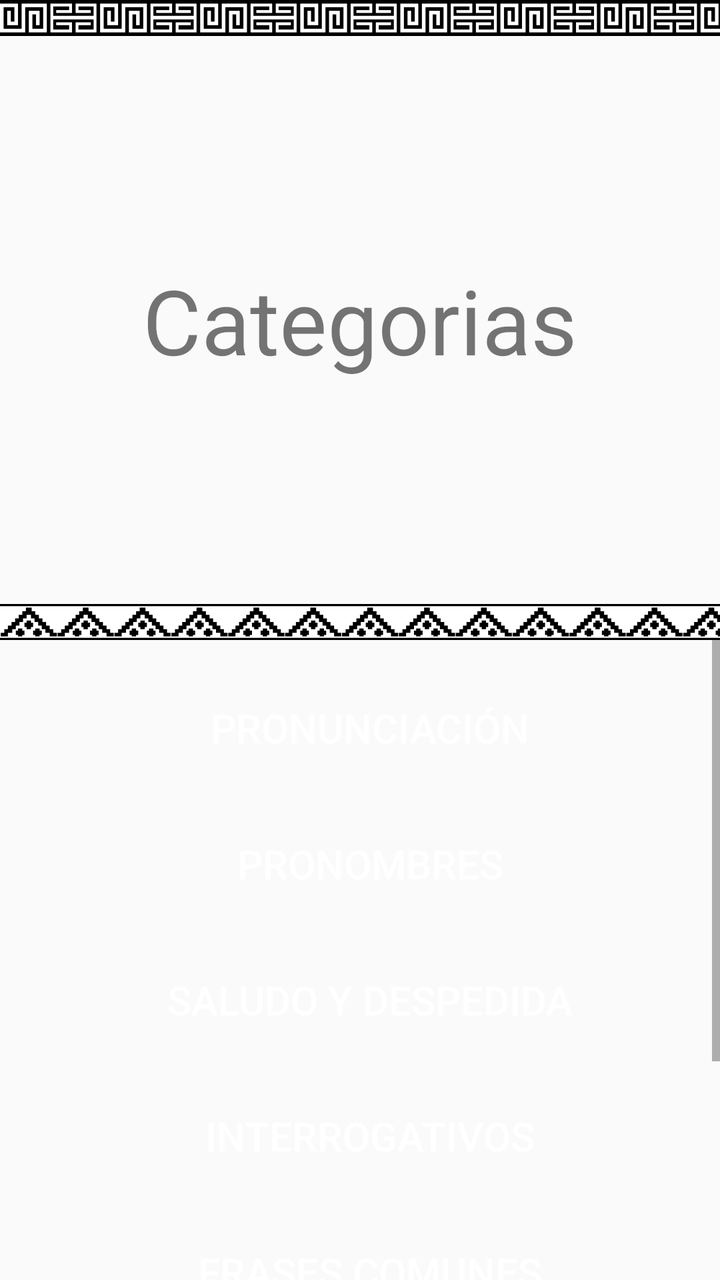
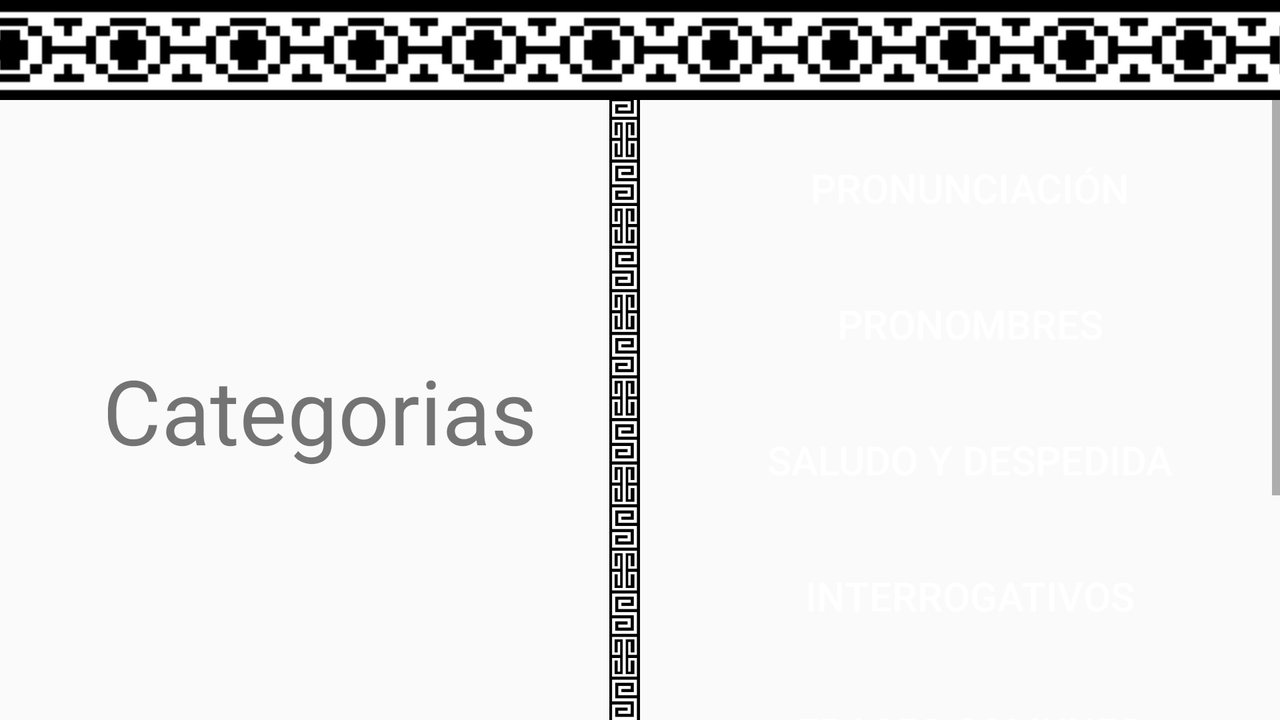

First picture: res/layout/ on a phone held upright. Second picture: the repository's own variant of that layout, on a device whose configuration matches the variant's folder. Source for both follows.
<!-- AndroidManifest.xml: application theme AppTheme -->
<!-- res/layout/activity_categorias.xml -->
<?xml version="1.0" encoding="utf-8"?>
<LinearLayout
    xmlns:android="http://schemas.android.com/apk/res/android"
    xmlns:app="http://schemas.android.com/apk/res-auto"
    xmlns:tools="http://schemas.android.com/tools"
    android:layout_width="match_parent"
    android:layout_height="match_parent"
    android:orientation="vertical"
    tools:context=".CategoriasActivity">

    <FrameLayout
        android:layout_width="match_parent"
        android:layout_height="match_parent"
        android:orientation="vertical"
        android:layout_weight="1">

        <ImageView
            android:id="@+id/imageView"
            android:layout_width="wrap_content"
            android:layout_height="wrap_content"
            android:layout_gravity="center_horizontal|top"
            android:contentDescription="@string/img_banner_top"
            android:scaleType="fitStart"
            android:src="@mipmap/banner" />

        <TextView
            android:layout_width="wrap_content"
            android:layout_height="wrap_content"
            android:text="@string/titulo_act_categorias"
            android:id="@+id/tv_tituloCategorias"
            android:textSize="@dimen/tamano_titulo"
            android:layout_gravity="center_horizontal|center" />

        <ImageView
            android:id="@+id/imageView2"
            android:layout_width="wrap_content"
            android:layout_height="wrap_content"
            android:layout_gravity="center_horizontal|bottom"
            android:contentDescription="@string/img_banner_bottom"
            android:scaleType="fitEnd"
            android:src="@mipmap/banner_inferior" />

    </FrameLayout>

    <ScrollView
        android:layout_width="match_parent"
        android:layout_height="match_parent"
        android:fillViewport="true"
        android:layout_weight="1">

        <LinearLayout
            android:layout_width="match_parent"
            android:layout_height="wrap_content"
            android:orientation="vertical">


            <Button
                android:id="@+id/btn_pronunciacion"
                android:layout_width="wrap_content"
                android:layout_height="wrap_content"
                android:layout_marginStart="@dimen/margen_izq_boton"
                android:layout_marginTop="@dimen/margen_sup_boton"
                android:width="@dimen/ancho_boton_categorias"
                android:background="@drawable/redondear_boton_categorias"
                android:onClick="ejecutarBotonesCategorias"
                android:tag="1"
                android:text="@string/btn_promun"
                android:textColor="@color/ColorTextoBoton"
                android:textSize="@dimen/tamano_texto_boton" />

            <Button
                android:id="@+id/btn_pronombres"
                android:layout_width="wrap_content"
                android:layout_height="wrap_content"
                android:layout_marginStart="@dimen/margen_izq_boton"
                android:layout_marginTop="@dimen/margen_sup_boton"
                android:width="@dimen/ancho_boton_categorias"
                android:background="@drawable/redondear_boton_categorias"
                android:onClick="ejecutarBotonesCategorias"
                android:tag="2"
                android:text="@string/btn_pronom"
                android:textColor="@color/ColorTextoBoton"
                android:textSize="@dimen/tamano_texto_boton" />


            <Button
                android:id="@+id/btn_saludos"
                android:layout_width="wrap_content"
                android:layout_height="wrap_content"
                android:layout_marginStart="@dimen/margen_izq_boton"
                android:layout_marginTop="@dimen/margen_sup_boton"
                android:width="@dimen/ancho_boton_categorias"
                android:background="@drawable/redondear_boton_categorias"
                android:onClick="ejecutarBotonesCategorias"
                android:tag="3"
                android:text="@string/btn_saldesp"
                android:textColor="@color/ColorTextoBoton"
                android:textSize="@dimen/tamano_texto_boton" />


            <Button
                android:id="@+id/btn_interrogativos"
                android:layout_width="wrap_content"
                android:layout_height="wrap_content"
                android:layout_marginStart="@dimen/margen_izq_boton"
                android:layout_marginTop="@dimen/margen_sup_boton"
                android:width="@dimen/ancho_boton_categorias"
                android:background="@drawable/redondear_boton_categorias"
                android:onClick="ejecutarBotonesCategorias"
                android:tag="4"
                android:text="@string/btn_interrog"
                android:textColor="@color/ColorTextoBoton"
                android:textSize="@dimen/tamano_texto_boton" />


            <Button
                android:id="@+id/btn_frases"
                android:layout_width="wrap_content"
                android:layout_height="wrap_content"
                android:layout_marginStart="@dimen/margen_izq_boton"
                android:layout_marginTop="@dimen/margen_sup_boton"
                android:width="@dimen/ancho_boton_categorias"
                android:background="@drawable/redondear_boton_categorias"
                android:onClick="ejecutarBotonesCategorias"
                android:tag="5"
                android:text="@string/btn_conectores"
                android:textColor="@color/ColorTextoBoton"
                android:textSize="@dimen/tamano_texto_boton" />


            <Button
                android:id="@+id/btn_numeros"
                android:layout_width="wrap_content"
                android:layout_height="wrap_content"
                android:layout_marginStart="@dimen/margen_izq_boton"
                android:layout_marginTop="@dimen/margen_sup_boton"
                android:width="@dimen/ancho_boton_categorias"
                android:background="@drawable/redondear_boton_categorias"
                android:onClick="ejecutarBotonesCategorias"
                android:tag="6"
                android:text="@string/btn_numeros"
                android:textColor="@color/ColorTextoBoton"
                android:textSize="@dimen/tamano_texto_boton" />


            <Button
                android:id="@+id/btn_calendario"
                android:layout_width="wrap_content"
                android:layout_height="wrap_content"
                android:layout_marginStart="@dimen/margen_izq_boton"
                android:layout_marginTop="@dimen/margen_sup_boton"
                android:layout_marginBottom="@dimen/margen_inf_boton"
                android:width="@dimen/ancho_boton_categorias"
                android:background="@drawable/redondear_boton_categorias"
                android:onClick="ejecutarBotonesCategorias"
                android:tag="7"
                android:text="@string/btn_calendario"
                android:textColor="@color/ColorTextoBoton"
                android:textSize="@dimen/tamano_texto_boton" />

        </LinearLayout>

    </ScrollView>


</LinearLayout>
<!-- resources referenced by this layout -->
<resources>
  <color name="ColorTextoBoton">#ffffff</color>
  <dimen name="ancho_boton_categorias">350dp</dimen>
  <dimen name="margen_inf_boton">10dp</dimen>
  <dimen name="margen_izq_boton">10dp</dimen>
  <dimen name="margen_sup_boton">20dp</dimen>
  <dimen name="tamano_texto_boton">20sp</dimen>
  <dimen name="tamano_titulo">45sp</dimen>
  <!-- mipmap banner: png bitmap (mipmap, 1204 bytes) -->
  <!-- mipmap banner_inferior: png bitmap (mipmap, 5669 bytes) -->
  <string name="btn_calendario">Calendario</string>
  <string name="btn_conectores">Frases comunes</string>
  <string name="btn_interrog">Interrogativos</string>
  <string name="btn_numeros">Números</string>
  <string name="btn_promun">Pronunciación</string>
  <string name="btn_pronom">Pronombres</string>
  <string name="btn_saldesp">Saludo y despedida</string>
  <string name="img_banner_bottom">imagenBannerBottom</string>
  <string name="img_banner_top">imagenBannerTop</string>
  <string name="titulo_act_categorias">Categorias</string>
  <style name="AppTheme" parent="Theme.AppCompat.Light.DarkActionBar">
          
          <item name="colorPrimary">@color/colorPrimary</item>
          <item name="colorPrimaryDark">@color/colorPrimaryDark</item>
          <item name="colorAccent">@color/colorAccent</item>
      </style>
  <color name="colorPrimary">#4CAF50</color>
  <color name="colorPrimaryDark">#388E3C</color>
  <color name="colorAccent">#FF5252</color>
</resources>
<!-- res/layout-land/activity_categorias.xml (the repository's variant of the layout above) -->
<!-- drawn on the phone turned sideways -->
<?xml version="1.0" encoding="utf-8"?>
<LinearLayout
    xmlns:android="http://schemas.android.com/apk/res/android"
    xmlns:app="http://schemas.android.com/apk/res-auto"
    xmlns:tools="http://schemas.android.com/tools"
    android:layout_width="match_parent"
    android:layout_height="match_parent"
    android:orientation="vertical"
    tools:context=".CategoriasActivity">

    <ImageView
        android:id="@+id/imageView"
        android:layout_width="wrap_content"
        android:layout_height="wrap_content"
        android:contentDescription="@string/img_banner_top"
        android:scaleType="centerCrop"
        android:src="@mipmap/banner_land" />


    <LinearLayout
        android:layout_width="match_parent"
        android:layout_height="match_parent"
        android:baselineAligned="false"
        android:orientation="horizontal">


        <FrameLayout
            android:layout_width="match_parent"
            android:layout_height="match_parent"
            android:orientation="vertical"
            android:layout_weight="1">

            <TextView
                android:layout_width="wrap_content"
                android:layout_height="wrap_content"
                android:text="@string/titulo_act_categorias"
                android:id="@+id/tv_tituloCategorias"
                android:textSize="@dimen/tamano_titulo"
                android:layout_gravity="center_horizontal|center" />

            <ImageView
                android:id="@+id/imageView2"
                android:layout_width="wrap_content"
                android:layout_height="wrap_content"
                android:layout_gravity="end|center_vertical"
                android:contentDescription="@string/img_center_banner"
                android:scaleType="fitEnd"
                android:src="@mipmap/banner_lat_land" />

        </FrameLayout>







    <ScrollView
        android:layout_width="match_parent"
        android:layout_height="match_parent"
        android:fillViewport="true"
        android:layout_weight="1">

        <LinearLayout
            android:layout_width="match_parent"
            android:layout_height="wrap_content"
            android:orientation="vertical">


            <Button
                android:id="@+id/btn_pronunciacion"
                android:layout_width="wrap_content"
                android:layout_height="wrap_content"
                android:layout_marginStart="@dimen/margen_izq_boton"
                android:layout_marginTop="@dimen/margen_sup_boton"
                android:width="@dimen/ancho_boton_categorias"
                android:background="@drawable/redondear_boton_categorias"
                android:onClick="ejecutarBotonesCategorias"
                android:tag="1"
                android:text="@string/btn_promun"
                android:textColor="@color/ColorTextoBoton"
                android:textSize="@dimen/tamano_texto_boton" />

            <Button
                android:id="@+id/btn_pronombres"
                android:layout_width="wrap_content"
                android:layout_height="wrap_content"
                android:layout_marginStart="@dimen/margen_izq_boton"
                android:layout_marginTop="@dimen/margen_sup_boton"
                android:width="@dimen/ancho_boton_categorias"
                android:background="@drawable/redondear_boton_categorias"
                android:onClick="ejecutarBotonesCategorias"
                android:tag="2"
                android:text="@string/btn_pronom"
                android:textColor="@color/ColorTextoBoton"
                android:textSize="@dimen/tamano_texto_boton" />


            <Button
                android:id="@+id/btn_saludos"
                android:layout_width="wrap_content"
                android:layout_height="wrap_content"
                android:layout_marginStart="@dimen/margen_izq_boton"
                android:layout_marginTop="@dimen/margen_sup_boton"
                android:width="@dimen/ancho_boton_categorias"
                android:background="@drawable/redondear_boton_categorias"
                android:onClick="ejecutarBotonesCategorias"
                android:tag="3"
                android:text="@string/btn_saldesp"
                android:textColor="@color/ColorTextoBoton"
                android:textSize="@dimen/tamano_texto_boton" />


            <Button
                android:id="@+id/btn_interrogativos"
                android:layout_width="wrap_content"
                android:layout_height="wrap_content"
                android:layout_marginStart="@dimen/margen_izq_boton"
                android:layout_marginTop="@dimen/margen_sup_boton"
                android:width="@dimen/ancho_boton_categorias"
                android:background="@drawable/redondear_boton_categorias"
                android:onClick="ejecutarBotonesCategorias"
                android:tag="4"
                android:text="@string/btn_interrog"
                android:textColor="@color/ColorTextoBoton"
                android:textSize="@dimen/tamano_texto_boton" />


            <Button
                android:id="@+id/btn_frases"
                android:layout_width="wrap_content"
                android:layout_height="wrap_content"
                android:layout_marginStart="@dimen/margen_izq_boton"
                android:layout_marginTop="@dimen/margen_sup_boton"
                android:width="@dimen/ancho_boton_categorias"
                android:background="@drawable/redondear_boton_categorias"
                android:onClick="ejecutarBotonesCategorias"
                android:tag="5"
                android:text="@string/btn_conectores"
                android:textColor="@color/ColorTextoBoton"
                android:textSize="@dimen/tamano_texto_boton" />


            <Button
                android:id="@+id/btn_numeros"
                android:layout_width="wrap_content"
                android:layout_height="wrap_content"
                android:layout_marginStart="@dimen/margen_izq_boton"
                android:layout_marginTop="@dimen/margen_sup_boton"
                android:width="@dimen/ancho_boton_categorias"
                android:background="@drawable/redondear_boton_categorias"
                android:onClick="ejecutarBotonesCategorias"
                android:tag="6"
                android:text="@string/btn_numeros"
                android:textColor="@color/ColorTextoBoton"
                android:textSize="@dimen/tamano_texto_boton" />


            <Button
                android:id="@+id/btn_calendario"
                android:layout_width="wrap_content"
                android:layout_height="wrap_content"
                android:layout_marginStart="@dimen/margen_izq_boton"
                android:layout_marginTop="@dimen/margen_sup_boton"
                android:layout_marginBottom="@dimen/margen_inf_boton"
                android:width="@dimen/ancho_boton_categorias"
                android:background="@drawable/redondear_boton_categorias"
                android:onClick="ejecutarBotonesCategorias"
                android:tag="7"
                android:text="@string/btn_calendario"
                android:textColor="@color/ColorTextoBoton"
                android:textSize="@dimen/tamano_texto_boton" />

        </LinearLayout>

    </ScrollView>

    </LinearLayout>
</LinearLayout>
<!-- resources referenced by the variant -->
<!-- as the phone turned sideways resolves them -->
<resources>
  <color name="ColorTextoBoton">#ffffff</color>
  <dimen name="ancho_boton_categorias">350dp</dimen>
  <dimen name="margen_inf_boton">10dp</dimen>
  <dimen name="margen_izq_boton">10dp</dimen>
  <dimen name="margen_sup_boton">20dp</dimen>
  <dimen name="tamano_texto_boton">20sp</dimen>
  <dimen name="tamano_titulo">45sp</dimen>
  <!-- mipmap banner_land: png bitmap (mipmap, 3571 bytes) -->
  <!-- mipmap banner_lat_land: png bitmap (mipmap, 5357 bytes) -->
  <string name="btn_calendario">Calendario</string>
  <string name="btn_conectores">Frases comunes</string>
  <string name="btn_interrog">Interrogativos</string>
  <string name="btn_numeros">Números</string>
  <string name="btn_promun">Pronunciación</string>
  <string name="btn_pronom">Pronombres</string>
  <string name="btn_saldesp">Saludo y despedida</string>
  <string name="img_banner_top">imagenBannerTop</string>
  <string name="img_center_banner">imagen central modo land</string>
  <string name="titulo_act_categorias">Categorias</string>
  <style name="AppTheme" parent="Theme.AppCompat.Light.DarkActionBar">
          
          <item name="colorPrimary">@color/colorPrimary</item>
          <item name="colorPrimaryDark">@color/colorPrimaryDark</item>
          <item name="colorAccent">@color/colorAccent</item>
      </style>
  <color name="colorPrimary">#4CAF50</color>
  <color name="colorPrimaryDark">#388E3C</color>
  <color name="colorAccent">#FF5252</color>
</resources>
